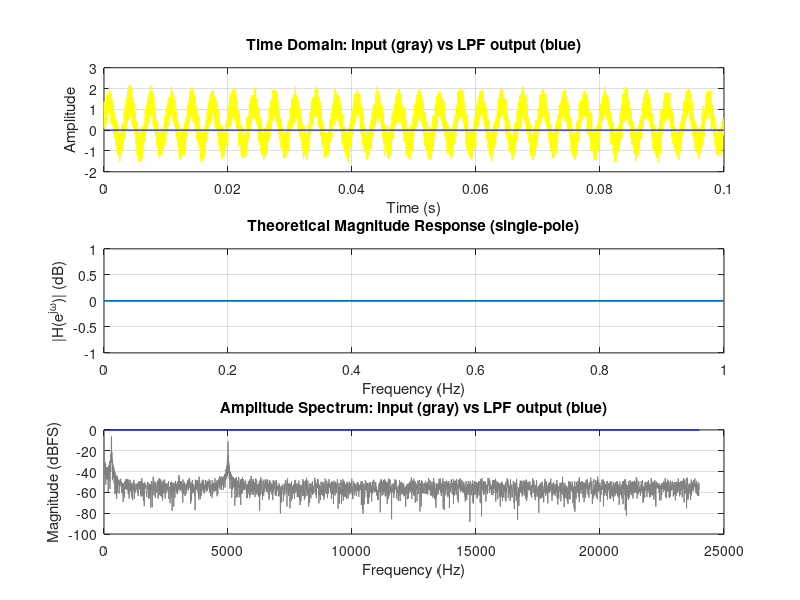

The MATLAB script that drew this image:

% Tuneable (real-time) single-pole LPF with live plots
% y[n] = y[n-1] + alpha*(x[n]-y[n-1]), alpha = 1 - exp(-2*pi*fc/fs)

% Settings
fs   = 48000;               % sample rate (Hz)
T    = 0.1;                 % signal length (s)
t    = (0:1/fs:T-1/fs)';    % time vector

% Test input: DC + low tone + high tone + white noise
f1 = 300; f2 = 5000;        % two tones
x  = 0.3 + sin(2*pi*f1*t) + 0.6*sin(2*pi*f2*t) + 0.15*randn(size(t));

% Initial cutoff
fc0 = 1000;                 % Hz

% Figure & layout
f = figure('Name','Tunable LPF (single-pole)','Color','w','Position',[100 100 1000 700]);

ax1 = subplot(3,1,1); % time domain
ax2 = subplot(3,1,2); % magnitude response
ax3 = subplot(3,1,3); % spectra

% % UI: cutoff slider (log scale) + readout
% uicontrol(f,'Style','text','String','Cutoff (Hz)','Units','normalized',...
%     'Position',[0.80 0.94 0.15 0.035],'BackgroundColor','w','FontWeight','bold');
% sld = uicontrol(f,'Style','slider','Units','normalized','Position',[0.80 0.91 0.15 0.03],...
%     'Min',10,'Max',fs/2*0.95,'Value',fc0,'Callback',@~(o,~)refreshPlots());
% set(sld,'SliderStep',[0.005 0.05]); % finer control
% txt = uicontrol(f,'Style','text','Units','normalized','Position',[0.80 0.87 0.15 0.03],...
%     'String','', 'BackgroundColor','w');

% Pre-create lines for faster updates
ln_in  = plot(ax1, t, x, 'y', 'LineWidth',0.8); hold(ax1,'on');
ln_out = plot(ax1, t, zeros(size(t)), 'b', 'LineWidth',1.2);
grid(ax1,'on'); xlabel(ax1,'Time (s)'); ylabel(ax1,'Amplitude');
title(ax1,'Time Domain: input (gray) vs LPF output (blue)');

Nw = 4096;
[Hw, w] = deal([], []);
ln_mag = plot(ax2, [0 1], [0 0], 'LineWidth',1.3); grid(ax2,'on');
xlabel(ax2,'Frequency (Hz)'); ylabel(ax2,'|H(e^{j\omega})| (dB)');
title(ax2,'Theoretical Magnitude Response (single-pole)');

% Spectra
nfft = 2^nextpow2(length(t));
ff   = fs*(0:(nfft/2))/nfft;
Xmag = abs(fft(x, nfft))/length(x);
ln_X = plot(ax3, ff, 20*log10(Xmag(1:nfft/2+1)+1e-12), 'Color',[.5 .5 .5]); hold(ax3,'on');
ln_Y = plot(ax3, ff, zeros(size(ff)), 'b', 'LineWidth',1.2);
grid(ax3,'on'); xlabel(ax3,'Frequency (Hz)'); ylabel(ax3,'Magnitude (dBFS)');
title(ax3,'Amplitude Spectrum: input (gray) vs LPF output (blue)');

% refreshPlots(); % initial render
% 
% % Nested: compute LPF and refresh all plots
% function refreshPlots()
%     fc = max(10, min(get(sld,'Value'), fs/2*0.95));
%     set(txt,'String',sprintf('fc = %.1f Hz', fc));
% 
%     % Convert fc -> alpha
%     alpha = 1 - exp(-2*pi*fc/fs);
% 
%     % Filter (causal, single pass)
%     y = zeros(size(x));
%     y(1) = alpha*x(1);
%     for n=2:numel(x)
%         y(n) = y(n-1) + alpha*(x(n)-y(n-1));
%     end
% 
%     % Update time-domain output
%     set(ln_out, 'YData', y);
% 
%     % Update theoretical magnitude response of single-pole LPF:
%     % H(e^jw) = alpha / (1 - (1-alpha) e^{-jw}), w = 2*pi*f/fs
%     Nw = 4096;
%     fgrid = linspace(1e-3, fs/2, Nw);
%     w     = 2*pi*fgrid/fs;
%     z     = exp(-1j*w);
%     H     = alpha ./ (1 - (1-alpha).*z);
%     set(ln_mag, 'XData', fgrid, 'YData', 20*log10(abs(H)+1e-12));
%     xlim(ax2,[1 fs/2]); ylim(ax2,[-80 5]);
% 
%     % Update spectra
%     Ymag = abs(fft(y, nfft))/length(y);
%     set(ln_Y, 'XData', ff, 'YData', 20*log10(Ymag(1:nfft/2+1)+1e-12));
%     ylim(ax3,[-120 10]); xlim(ax3,[1 fs/2]);
% 
%     % Annotate cutoff on plots
%     addVLine(ax2, fc);
%     addVLine(ax3, fc);
%     drawnow;
% end
% 
% % Helper: vertical line at fc
% function addVLine(ax, f0)
%     % remove prior lines with tag
%     delete(findall(ax,'Tag','vline_fc'));
%     yl = ylim(ax);
%     line(ax, [f0 f0], yl, 'LineStyle','--', 'Color',[0 0 0], 'LineWidth',1, 'Tag','vline_fc');
% end
